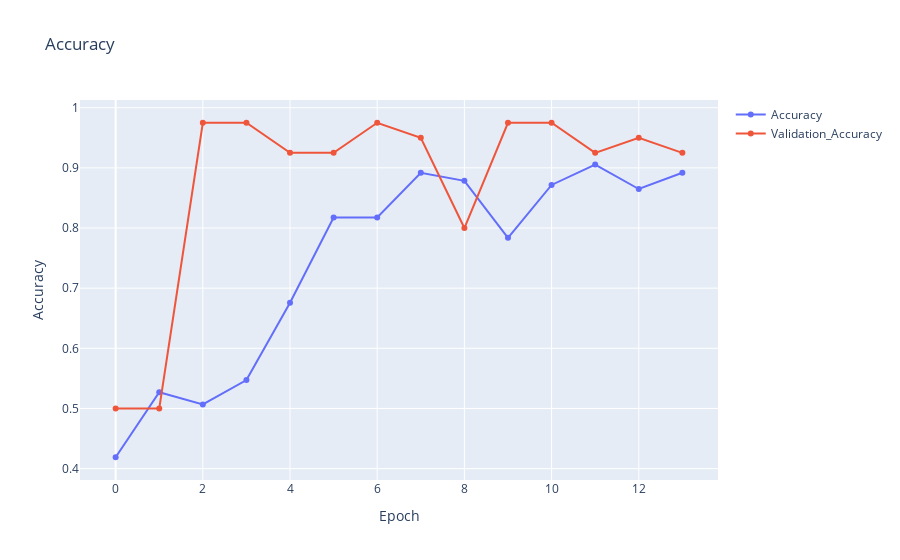

Notebook source saved alongside this figure:
### Code cell
fig = go.Figure(data=go.Line(x=history.epoch, y=history.history['accuracy'], name='Accuracy'), layout=go.Layout(title='Accuracy', xaxis=dict(title='Epoch'), yaxis=dict(title='Accuracy')))
fig.add_trace(go.Line(y=history.history['val_accuracy'], name="Validation_Accuracy"))
fig.show()

### Figure 1 — Plotly figure (JSON) as saved in the notebook; plotly's stock layout.template omitted (floating-point values rounded to 4 significant figures)
{"data": [{"name": "Accuracy", "type": "scatter", "x": [0, 1, 2, 3, 4, 5, 6, 7, 8, 9, 10, 11, 12, 13], "y": [0.4189, 0.527, 0.5068, 0.5473, 0.6757, 0.8176, 0.8176, 0.8919, 0.8784, 0.7838, 0.8716, 0.9054, 0.8649, 0.8919]}, {"name": "Validation_Accuracy", "type": "scatter", "y": [0.5, 0.5, 0.975, 0.975, 0.925, 0.925, 0.975, 0.95, 0.8, 0.975, 0.975, 0.925, 0.95, 0.925]}], "layout": {"title": {"text": "Accuracy"}, "xaxis": {"title": {"text": "Epoch"}}, "yaxis": {"title": {"text": "Accuracy"}}}}
